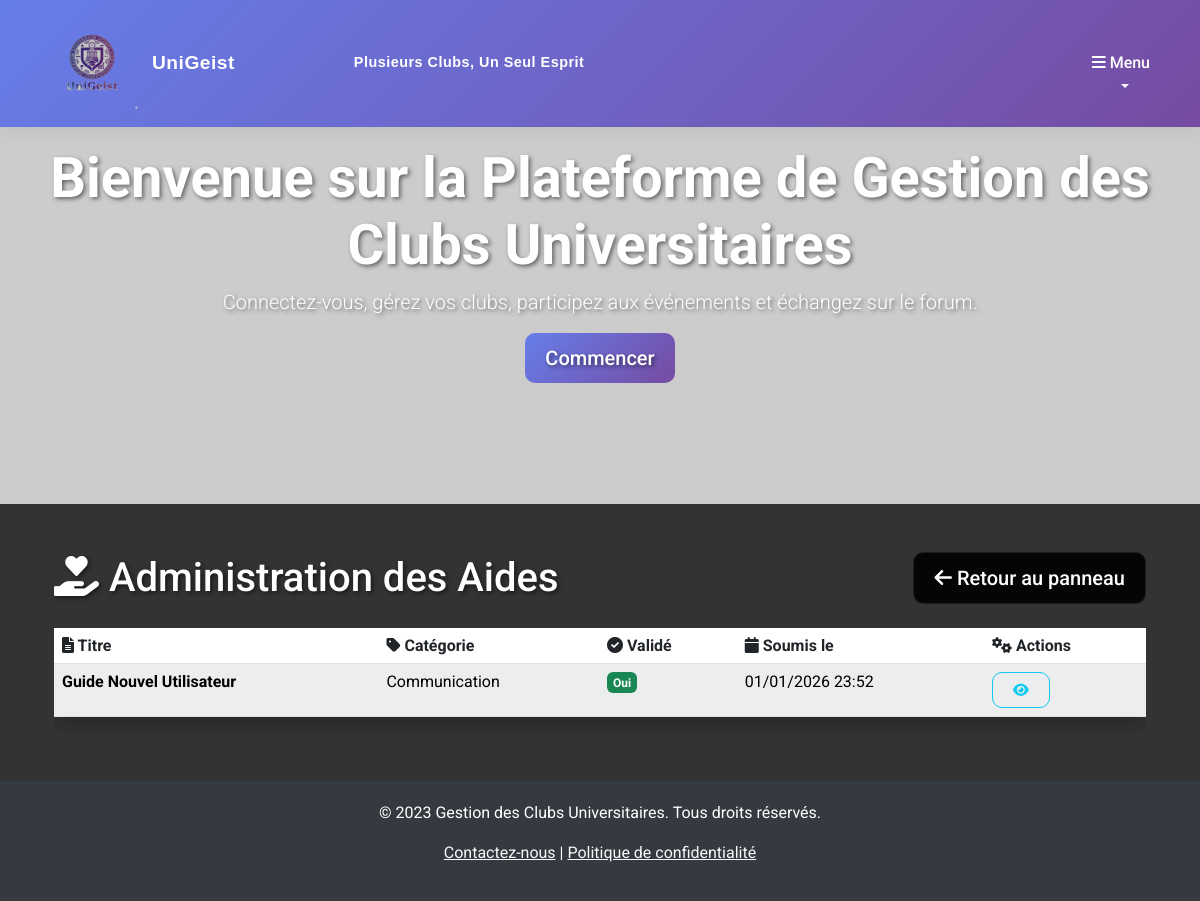
The page /accounts/admin/aids/ (signed in) on the database its author committed.
### resources/models.py (models this page shows, shortened)
class Aid(models.Model):
    title = models.CharField(max_length=255, verbose_name="Titre")
    description = models.TextField(verbose_name="Description")
    file = models.FileField(upload_to="aids/", verbose_name="Fichier", blank=True, null=True)
    category = models.ForeignKey(
        Category,
        on_delete=models.PROTECT,
        related_name="aids",
        verbose_name="Catégorie",
    )
    club = models.ForeignKey(
        Club,
        on_delete=models.SET_NULL,
        null=True,
        blank=True,
        related_name="aids",
        verbose_name="Club",
    )
    submitted_by = models.ForeignKey(
        settings.AUTH_USER_MODEL,
        on_delete=models.CASCADE,
        related_name="submitted_aids",
        verbose_name="Soumis par",
    )
    date_submitted = models.DateTimeField(auto_now_add=True, verbose_name="Date de soumission")
    is_validated = models.BooleanField(default=False, verbose_name="Validée")
    class Meta:
        ordering = ["-date_submitted"]

class Category(models.Model):
    name = models.CharField(max_length=100, unique=True)
    class Meta:
        ordering = ["name"]
        verbose_name_plural = "Categories"

### accounts/views.py (the view)
# urls.py: path('admin/aids/', views.admin_aids, name='admin_aids'),
@user_passes_test(lambda u: u.is_superuser)
def admin_aids(request):
    aids = Aid.objects.all().order_by('-date_submitted')
    context = {
        'title': 'Administration des Aides',
        'object_list': aids,
        'entity_name': 'Aides'
    }
    return render(request, 'admin_aids.html', context)

### templates/admin_aids.html (shortened to what this page needs)
{% extends 'base.html' %}
{% load static %}
{% block content %}
<div class="container mt-5">
    <div class="d-flex justify-content-between align-items-center mb-4">
        <h1 class="mb-0" style="color: white; text-shadow: 2px 2px 4px rgba(0, 0, 0, 0.5);"><i class="fas fa-hand-holding-heart"></i> {{ title }}</h1>
        <a href="{% url 'admin_panel' %}" class="btn btn-secondary btn-lg"><i class="fas fa-arrow-left"></i> Retour au panneau</a>
    </div>
    <div class="table-responsive">
        <table class="table table-striped table-hover" style="background: rgba(255, 255, 255, 0.95); backdrop-filter: blur(10px); border-radius: 15px; box-shadow: 0 10px 20px rgba(0, 0, 0, 0.2);">
            <thead style="background: linear-gradient(135deg, #667eea 0%, #764ba2 100%); color: white;">
                <tr>
                    <th scope="col"><i class="fas fa-file-alt"></i> Titre</th>
                    <th scope="col"><i class="fas fa-tag"></i> Catégorie</th>
                    <th scope="col"><i class="fas fa-check-circle"></i> Validé</th>
                    <th scope="col"><i class="fas fa-calendar"></i> Soumis le</th>
                    <th scope="col"><i class="fas fa-cogs"></i> Actions</th>
                </tr>
            </thead>
            <tbody>
                {% for aid in object_list %}
                <tr>
                    <td><strong>{{ aid.title }}</strong></td>
                    <td>{{ aid.category.name }}</td>
                    <td>
                        {% if aid.is_validated %}
                        <span class="badge bg-success">Oui</span>
                        {% else %}
                        <span class="badge bg-warning text-dark">Non</span>
                        {% endif %}
                    </td>
                    <td>{{ aid.date_submitted|date:"d/m/Y H:i" }}</td>
                    <td>
                        <a href="{% url 'resources:aid_detail' aid.pk %}" class="btn btn-outline-info btn-sm" title="Voir les détails"><i class="fas fa-eye"></i></a>
                    </td>
                </tr>
                {% endfor %}
            </tbody>
        </table>
    </div>
</div>
{% endblock %}

### static/css/style.css (style rules this page uses)
body { font-family: 'Roboto', sans-serif; background: #333333; color: #ffffff; min-height: 100vh; }
.btn { border-radius: 10px; padding: 10px 20px; font-weight: 500; transition: all 0.3s ease; }
.btn-secondary { background: rgba(0, 0, 0, 0.9); color: #ffffff; border: 1px solid rgba(255, 255, 255, 0.1); }
.badge { font-size: 0.75em; padding: 0.375em 0.5em; border-radius: 0.375rem; }

### rows shown on the page
Aid: title "Guide Nouvel Utilisateur", category.name "Communication", is_validated "Oui", date_submitted "01/01/2026 23:52"

### other values the page prints
{{ title }} "Administration des Aides"
